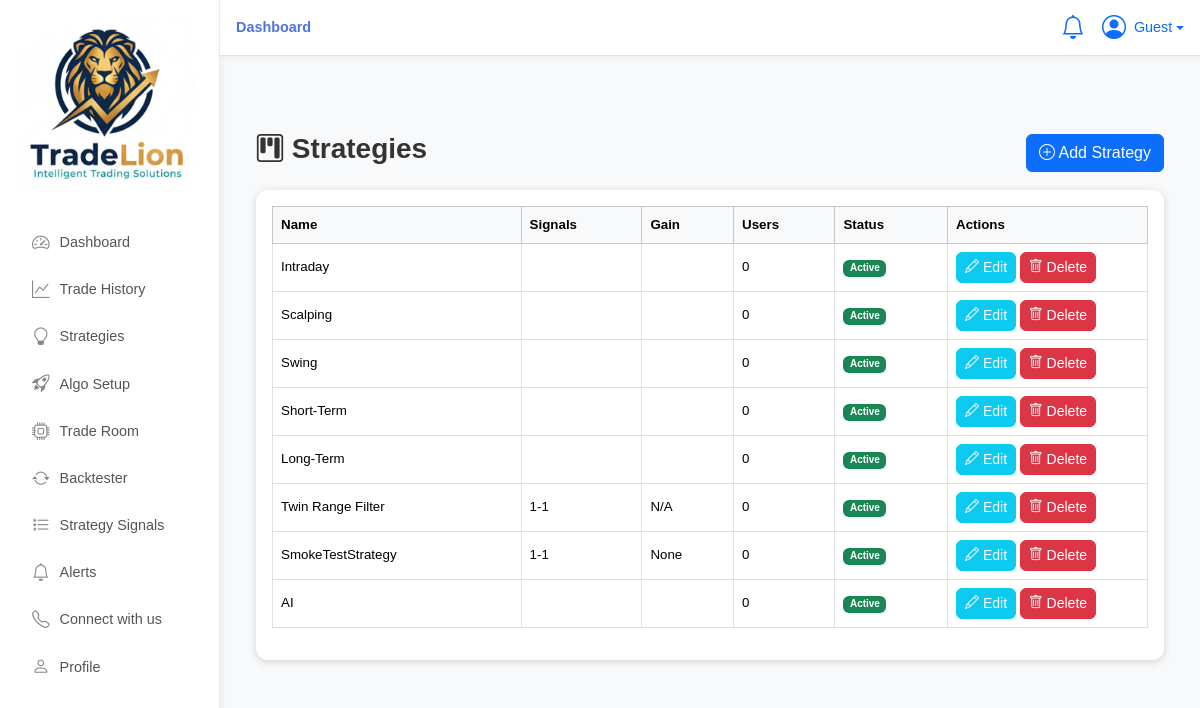
/admin/strategies, run on the app's committed database.
### model.py (models this page shows)
class Strategy(db.Model):
    __tablename__ = "strategies"
    id = db.Column(db.Integer, primary_key=True)
    name = db.Column(db.String(100), unique=True, nullable=False)
    description = db.Column(db.Text)
    video_url = db.Column(db.String(255))         # YouTube embed link
    signals = db.Column(db.String(50))            # e.g. "3-4"
    difficulty = db.Column(db.String(50))         # High / Medium / Low
    timeframe = db.Column(db.String(50))          # e.g. "15m"
    gain = db.Column(db.String(50))               # e.g. "+25-45%"
    users = db.Column(db.Integer, default=0)      # how many users
    is_active = db.Column(db.Boolean, default=True)
    user_strategy_configs = db.relationship('UserStrategyConfig', backref='strategy', lazy=True)

### app.py (the view, shortened to what this page needs)
@app.route("/admin/strategies", methods=["GET", "POST"], endpoint="manage_strategies")
def manage_strategies():
    form = StrategyForm()
    strategies = Strategy.query.all()
    return render_template("admin/manage_strategies.html", form=form, strategies=strategies)

### app.py (called while the page is built, shortened)
@app.before_request
def ensure_paper_wallet():
    user_id = session.get('user_id')

@app.before_request
def load_user():
    if "user_id" in session:
        g.user = db.session.get(User, session["user_id"])
        if g.user is None:
            session.clear()
            g.user = None
    else:
        g.user = None

@app.context_processor
def inject_user():
    return dict(current_user=g.user)

@app.context_processor
def inject_stream_base():
    try:
        return dict(STREAM_BASE=STREAM_BASE)
    except Exception:
        return dict(STREAM_BASE='https://stream.coindcx.com')

@app.context_processor
def inject_mcp_cache():
    def _get_mcp_cache(key: str):
        try:
            if _redis:
                v = _redis.get(f'mcp:{key}')
                if v:
                    try:
                        return json.loads(v)
                    except Exception:
                        return v
        except Exception:
            pass
        try:
            row = db.session.execute(text("SELECT value_json FROM mcp_cache WHERE key = :k"), {'k': f'mcp:{key}'}).fetchone()
            if row and row[0]:
                return json.loads(row[0])
        except Exception:
            pass
        return None
    return dict(mcp_cache=_get_mcp_cache)

### templates/admin/manage_strategies.html (shortened to what this page needs)
{% extends "base_app.html" %}
{% block content %}
<div class="container mt-4">
  <div class="d-flex justify-content-between align-items-center mb-3">
    <h3><i class="bi bi-kanban"></i> Strategies</h3>
    <button class="btn btn-primary" data-bs-toggle="modal" data-bs-target="#strategyModal"
            onclick="openAddStrategy()">
      <i class="bi bi-plus-circle"></i> Add Strategy
    </button>
  </div>
  <div class="card">
    <div class="card-body">
      <table class="table table-bordered table-hover align-middle">
        <thead class="table-light">
          <tr>
            <th>Name</th>
            <th>Signals</th>
            <th>Gain</th>
            <th>Users</th>
            <th>Status</th>
            <th width="200">Actions</th>
          </tr>
        </thead>
        <tbody>
          {% for s in strategies %}
          <tr>
            <td>{{ s.name }}</td>
            <td>{{ s.signals }}</td>
            <td>{{ s.gain }}</td>
            <td>{{ s.users }}</td>
            <td>
              {% if s.is_active %}
                <span class="badge bg-success">Active</span>
              {% else %}
                <span class="badge bg-secondary">Inactive</span>
              {% endif %}
            </td>
            <td>
              <button class="btn btn-sm btn-info text-white"
                      data-bs-toggle="modal" data-bs-target="#strategyModal"
                      onclick="openEditStrategy({{ s.id }}, '{{ s.name }}', `{{ s.description|escape }}`, '{{ s.signals }}', '{{ s.gain }}', '{{ s.users }}', '{{ 'true' if s.is_active else 'false' }}')">
                <i class="bi bi-pencil"></i> Edit
              </button>
              <form method="POST" action="{{ url_for('delete_strategy', id=s.id) }}"
                    style="display:inline;"
                    onsubmit="return confirm('Are you sure you want to delete this strategy?');">
                <button type="submit" class="btn btn-sm btn-danger">
                  <i class="bi bi-trash"></i> Delete
                </button>
              </form>
            </td>
          </tr>
          {% endfor %}
        </tbody>
      </table>
    </div>
  </div>
</div>
{% endblock %}

### templates/base_app.html (shortened to what this page needs)
<!doctype html>
<html lang="en">
<head>
  <link href="https://cdn.jsdelivr.net/npm/bootstrap@5.3.2/dist/css/bootstrap.min.css" rel="stylesheet"/>
  <link href="https://cdn.jsdelivr.net/npm/bootstrap-icons@1.11.3/font/bootstrap-icons.css" rel="stylesheet"/>
  <link href="{{ url_for('static', filename='css/style.css') }}" rel="stylesheet"/>
  <link href="{{ url_for('static', filename='css/algo_setup.css') }}" rel="stylesheet"/>
</head>
<body class="bg-light">
<nav id="sidebar" class="sidebar d-flex flex-column p-3 position-fixed top-0 start-0 vh-100">
  <a href="{{ url_for('dashboard') }}" class="d-flex align-items-center mb-4 text-decoration-none">
    <img src="{{ url_for('static', filename='logos/logo_sqr2.png') }}" alt="AlgoPulse Logo" class="img-fluid" style="max-width: 180px;">
  </a>
  <div class="flex-grow-1 overflow-y-auto">
    <ul class="nav flex-column">
      <li>
        <a href="{{ url_for('dashboard') }}" class="nav-link {% if request.endpoint=='dashboard' %}active{% endif %}">
          <i class="bi bi-speedometer2"></i> <span>Dashboard</span>
        </a>
      </li>
      <li>
        <a href="{{ url_for('trade_history') }}" class="nav-link {% if request.endpoint=='trade_history' %}active{% endif %}">
          <i class="bi bi-graph-up"></i> <span>Trade History</span>
        </a>
      </li>
      <li><a href="{{ url_for('public_strategies') }}" class="nav-link {% if request.endpoint=='public_strategies' %}active{% endif %}"><i class="bi bi-lightbulb"></i> <span>Strategies</span></a></li>
      <li><a href="{{ url_for('algo_setup') }}" class="nav-link {% if request.endpoint=='algo_setup' %}active{% endif %}"><i class="bi bi-rocket-takeoff"></i> <span>Algo Setup</span></a></li>
      <li><a href="{{ url_for('algo_trading') }}" class="nav-link {% if request.endpoint=='algo_trading' %}active{% endif %}"><i class="bi bi-cpu"></i> <span>Trade Room</span></a></li>
      <li>
        <a href="{{ url_for('backtester') }}" class="nav-link {% if request.endpoint=='backtester' %}active{% endif %}">
          <i class="bi bi-arrow-repeat"></i> <span>Backtester</span>
        </a>
      </li>
      <li>
        <a href="{{ url_for('strategy_signals') }}" class="nav-link {% if request.endpoint=='strategy_signals' %}active{% endif %}">
          <i class="bi bi-list-stars"></i> <span>Strategy Signals</span>
        </a>
      </li>
      <li><a href="#" class="nav-link"><i class="bi bi-bell"></i> <span>Alerts</span></a></li>
      <li><a href="#" class="nav-link"><i class="bi bi-telephone"></i> <span>Connect with us</span></a></li>
      <li>
        <a href="{{ url_for('profile') }}" class="nav-link {% if request.endpoint=='profile' %}active{% endif %}">
          <i class="bi bi-person"></i> <span>Profile</span>
        </a>
      </li>
    </ul>
  </div>
</nav>
<div class="content flex-grow-1" style="margin-left:220px;">
  <div class="breadcrumb-container d-flex justify-content-between align-items-center px-3 py-2 border-bottom bg-white">
    <nav aria-label="breadcrumb">
      <ol class="breadcrumb mb-0">
        {% block breadcrumb %}
          <li class="breadcrumb-item active" aria-current="page">Dashboard</li>
        {% endblock %}
      </ol>
    </nav>
    <div class="d-flex align-items-center">
      <div class="dropdown me-3">
        <a href="#" class="btn btn-link position-relative p-0" id="notifDropdown" data-bs-toggle="dropdown" aria-expanded="false">
          <i class="bi bi-bell fs-4"></i>
        </a>
      </div>
      <div class="dropdown">
        <a href="#" class="d-flex align-items-center text-decoration-none dropdown-toggle"
           id="profileDropdown" data-bs-toggle="dropdown" aria-expanded="false">
          <i class="bi bi-person-circle fs-4 me-2"></i>
          <span>{{ creds.first_name if creds and creds.first_name else (user.email.split('@')[0] if user else 'Guest') }}</span>
        </a>
      </div>
    </div>
  </div>
  <div class="container-fluid">
    {% block content %}{% endblock %}
  </div>
</div>
</body>
</html>

### static/css/style.css (style rules this page uses)
body { background-color: #f5f7fa; font-family: "Inter", "Segoe UI", sans-serif; color: #333; font-size: smaller; }
h3, h5 { font-weight: 600; }
.content { margin-top: 100px; }
.card { border-radius: 12px; box-shadow: 0 2px 8px rgba(0,0,0,0.15); border: none; }
.btn { transition: all 0.2s ease; border-radius: 6px; }
body, html { overflow-x: hidden; }
.sidebar { width: 220px; background: #fff; border-right: 1px solid #eee; transition: all 0.3s ease; font-size: 0.9rem; min-height: 100vh; overflow-y: auto; box-shadow: 2px 0 6px rgba(0, 0, 0, 0.05); scrollbar-width: thin; scrollbar-color: transparent transparent; }
.sidebar .nav-link { color: #555; font-weight: 500; padding: 0.65rem 1rem; display: flex; align-items: center; border-radius: 8px; transition: all 0.2s ease; }
.sidebar .nav-link i { margin-right: 10px; font-size: 1.1rem; color: #888; }
.breadcrumb-container { position: fixed; top: 0; left: 220px; right: 0; height: 56px; z-index: 999; background: #fff; border-bottom: 1px solid #eee; padding: 0.6rem 1.2rem; font-size: 0.9rem; display: flex; align-items: center; justify-content: space-between; box-shadow: 0 2px 6px rgba(0, 0, 0, 0.05); }
.breadcrumb { margin-bottom: 0; }
.breadcrumb-item.active { color: #4e73df; font-weight: 600; }
body.no-spinners { --bs-spinner-width: 0px; }

### static/css/algo_setup.css (style rules this page uses)
body { font-family: 'Montserrat', Arial, sans-serif; background: #fff; margin: 0; padding: 0; }
.container { max-width: 1200px; margin: 0 auto; padding: 32px 24px; position: relative; }

### data on the page
Strategy: name "Intraday", users "0", is_active "Active"
Strategy: name "Scalping", users "0", is_active "Active"
Strategy: name "Swing", users "0", is_active "Active"
Strategy: name "Short-Term", users "0", is_active "Active"
Strategy: name "Long-Term", users "0", is_active "Active"
Strategy: name "Twin Range Filter", signals "1-1", gain "N/A", users "0", is_active "Active"
Strategy: name "SmokeTestStrategy", signals "1-1", gain "None", users "0", is_active "Active"
Strategy: name "AI", users "0", is_active "Active"
